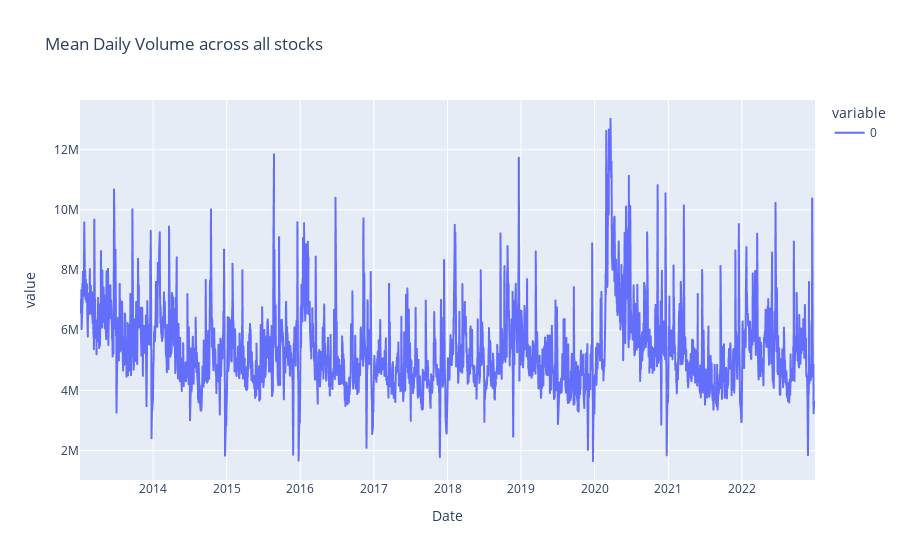

The notebook cell saved with this chart:
### Code cell
# Plotting mean daily volume, averaged per day across all stocks:
df_volume_clean.mean(1).plot(title='Mean Daily Volume across all stocks')

### Figure 1 — Plotly figure (JSON) as saved in the notebook; plotly's stock layout.template omitted (floating-point values rounded to 4 significant figures; data arrays with more than 128 entries replaced by an {"elided": "..."} marker saying what was removed)
{"data": [{"hovertemplate": "variable=0<br>Date=%{x}<br>value=%{y}<extra></extra>", "legendgroup": "0", "line": {"color": "#636efa", "dash": "solid"}, "marker": {"symbol": "circle"}, "mode": "lines", "name": "0", "showlegend": true, "type": "scattergl", "x": {"elided": "2517 str values"}, "xaxis": "x", "y": {"elided": "2517 float values"}, "yaxis": "y"}], "layout": {"legend": {"title": {"text": "variable"}, "tracegroupgap": 0}, "title": {"text": "Mean Daily Volume across all stocks"}, "xaxis": {"anchor": "y", "domain": [0, 1], "title": {"text": "Date"}}, "yaxis": {"anchor": "x", "domain": [0, 1], "title": {"text": "value"}}}}
